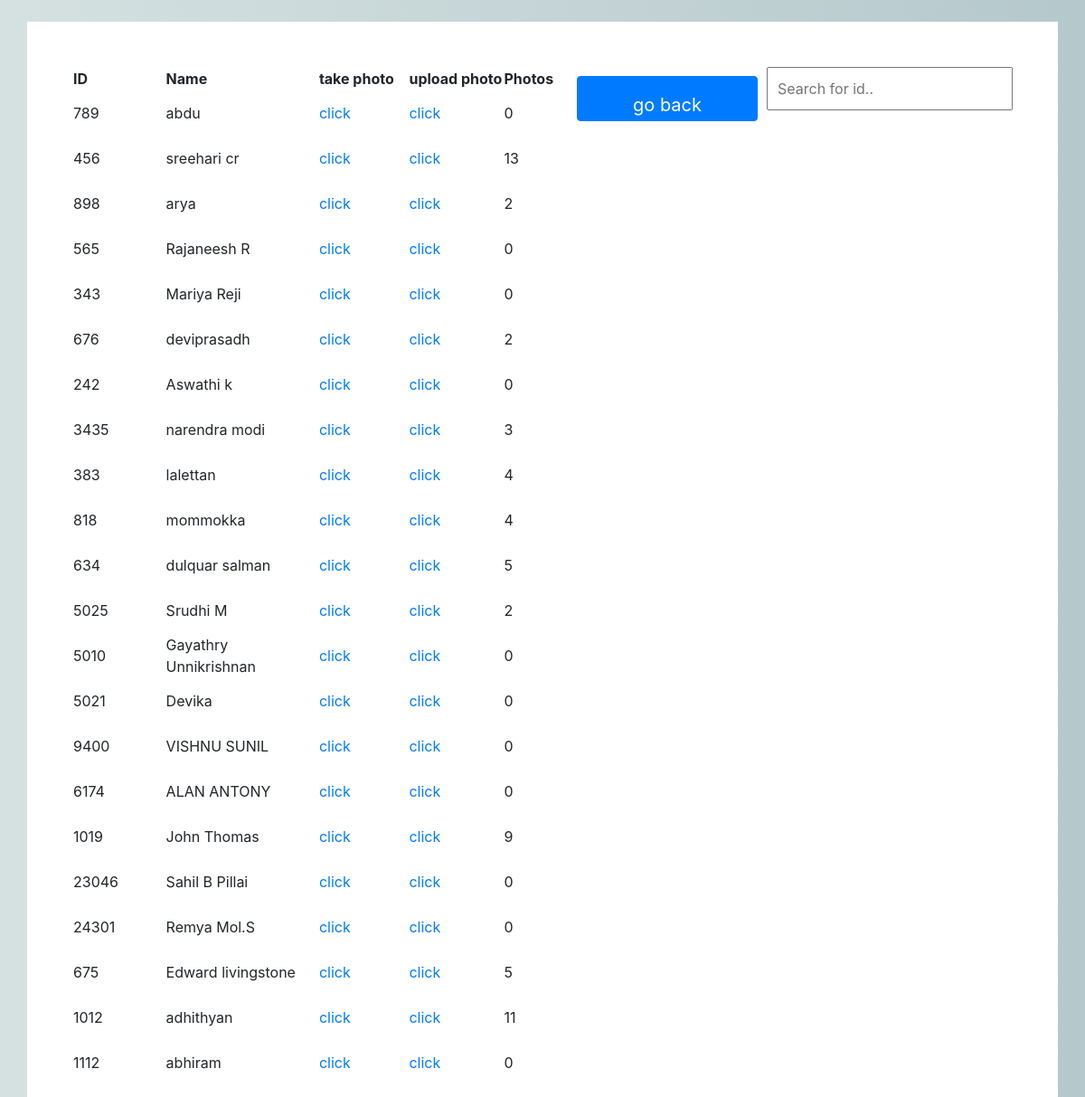
The app's page /add_photos/ with its own data.
### app/models.py (models this page shows, shortened)
class Employee(models.Model):
	user = models.OneToOneField(Login, on_delete=models.CASCADE, related_name='user')
	id = models.CharField(primary_key=True, max_length=10)
	name=models.CharField(max_length=50)
	contact_number = models.CharField(max_length=50)
	date_of_birth = models.CharField(max_length=50)
	date_of_joining = models.CharField(max_length=50)
	department = models.CharField(max_length=50)
	designation = models.CharField(max_length=50)
	gender = models.CharField(max_length=50, choices=sex_choice)
	team = models.CharField(max_length=50)
	def num_photos(self):
		try:
			DIR = f"app/facerec/dataset/{self.name}_{self.id}"
			img_count = len(os.listdir(DIR))
			return img_count
		except:
			return 0

### app/views.py (the view)
# urls.py: path('add_photos/', views.add_photos, name='add_photos'),
def add_photos(request):
    emp_list = Employee.objects.all()
    return render(request, 'app/add_photos.html', {'emp_list': emp_list})

### app/templates/app/add_photos.html (shortened to what this page needs)
{% extends 'base.html' %}
{% load static %}
{% block content %}
<div class="container" style="background-color: white; padding: 50px; float: ">
  <input type="text" id="myInput" onkeyup="myFunction()" placeholder="Search for id.." style="float: right;padding: 10px;">
	<a class="btn btn-primary"  href="{% url 'index' %}" style="font-size: 20px; margin-bottom: 10px;float:right;">go back</a>
  <table id="myTable">
    	<tr class="header">
      	<th width="200">ID</th>
      	<th width="300">Name</th>
		<th width="200">take photo</th>
		<th width="200">upload photo</th>
        <th width="100">Photos</th>
  	</tr>
  	{% for emp in emp_list %}
  		<tr style="height: 50px; width: 50px;">
			<td>{{emp.id}}</td>
			<td>{{emp.name}}</td>
  			<td><a href="{% url 'click_photos' emp.id %}">click</a></td>
  			<td><a href="{% url 'upload_photos' emp.id %}">click</a></td>
            <td>{{emp.num_photos}}</td>
  		</tr>
  	{% endfor %}
  </table>
</div>
{% endblock %}

### app/static/css/main.css (style rules this page uses)
body { background-image: -moz-linear-gradient(0deg, #d5e1e1 0%, #b5c8cc 100%); background-image: -webkit-linear-gradient(0deg, #d5e1e1 0%, #b5c8cc 100%); background-image: -ms-linear-gradient(0deg, #d5e1e1 0%, #b5c8cc 100%); }

### records on screen
Employee: id "789", name "abdu", num_photos "0"
Employee: id "456", name "sreehari cr", num_photos "13"
Employee: id "898", name "arya", num_photos "2"
Employee: id "565", name "Rajaneesh R", num_photos "0"
Employee: id "343", name "Mariya Reji", num_photos "0"
Employee: id "676", name "deviprasadh", num_photos "2"
Employee: id "242", name "Aswathi k", num_photos "0"
Employee: id "3435", name "narendra modi", num_photos "3"
Employee: id "383", name "lalettan", num_photos "4"
Employee: id "818", name "mommokka", num_photos "4"
Employee: id "634", name "dulquar salman", num_photos "5"
Employee: id "5025", name "Srudhi M", num_photos "2"
Employee: id "5010", name "Gayathry Unnikrishnan", num_photos "0"
Employee: id "5021", name "Devika", num_photos "0"
Employee: id "9400", name "VISHNU SUNIL", num_photos "0"
Employee: id "6174", name "ALAN ANTONY", num_photos "0"
Employee: id "1019", name "John Thomas", num_photos "9"
Employee: id "23046", name "Sahil B Pillai", num_photos "0"
Employee: id "24301", name "Remya Mol.S", num_photos "0"
Employee: id "675", name "Edward livingstone", num_photos "5"
Employee: id "1012", name "adhithyan", num_photos "11"
Employee: id "1112", name "abhiram", num_photos "0"
